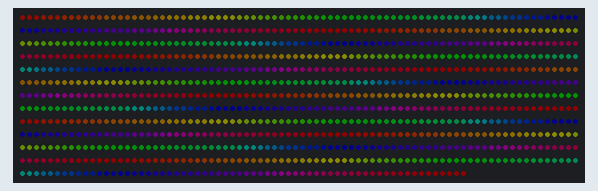
Recording of a sketch running on a simulated Arduino Uno, built with avr-gcc and run on an emulated ATmega328P. On the bench: 1024 RGB LEDs in strip order, left to right, continuing on the next row. Dim RGB values are drawn brighter than linear.

Above: at 5.48 s.
At 10.35 s:
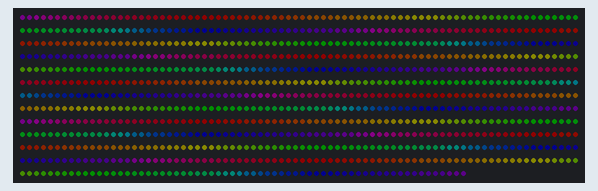
At 20.7 s:
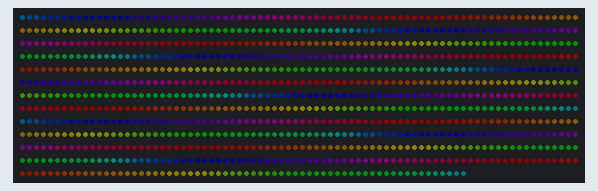
At 21.36 s:
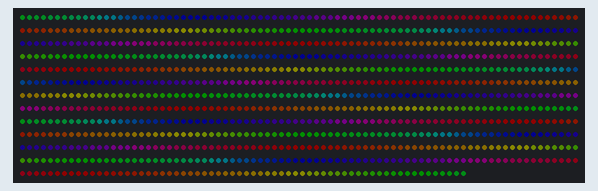
At 37.72 s:
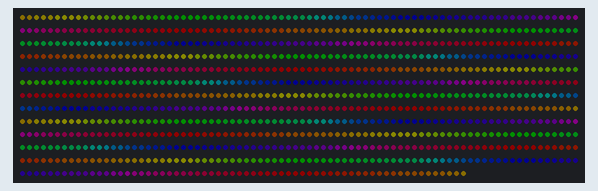

The sketch:

rainbow_with_beats.ino
```cpp
#include "config.h"           // defines NUM_LED; used here and also in our custom library, CustomCRGBArray
#include "FastLED.h"          // Fastled library to control the LEDs
#include "CustomCRGBArray.h"

#define DATA_PIN 2

CustomCRGBArray<NUM_LEDS> leds;

void setup() {
  FastLED.addLeds<NEOPIXEL,DATA_PIN>(leds, NUM_LEDS);  // initializes the FastLED library
  FastLED.setBrightness(15);
  FastLED.clear(true);
}

void loop () {
    uint16_t beatA = beatsin16(30, 0, 255);
    uint16_t beatB = beatsin16(20, 0, 255);
    fill_rainbow(leds, NUM_LEDS, (beatA+beatB)/2, 2);
    FastLED.show();
}
```
